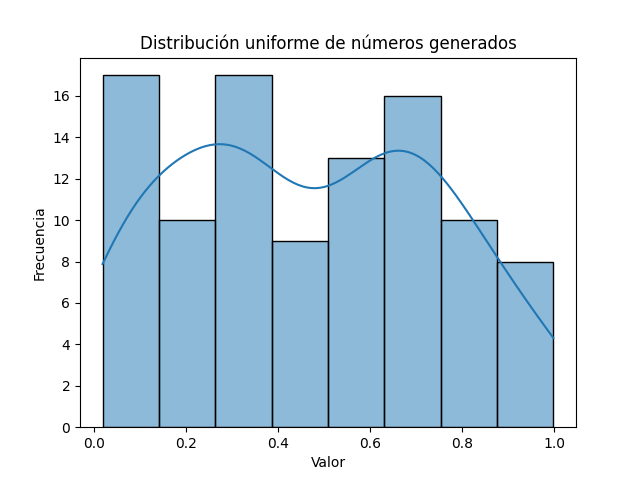

Here is the Python script that generated this plot:
import numpy as np
import seaborn as sns
import matplotlib.pyplot as plt

# Generar 100 números aleatorios con distribución uniforme en el rango [0, 1]
print("Distribución uniforme")
random_values = np.random.uniform(0, 1, 100)

# Calcular la media
media = np.mean(random_values)
print(f'La media de los números generados es: {media:.2f}')

# Calcular la varianza
varianza = np.var(random_values)
print(f'La varianza de los números generados es: {varianza:.2f}')

# Calcular el desvío estándar
desvio_estandar = np.std(random_values)
print(f'El desvío estándar de los números generados es: {desvio_estandar:.2f}')

# Graficar los valores generados
sns.histplot(random_values, kde=True)
plt.title('Distribución uniforme de números generados')
plt.xlabel('Valor')
plt.ylabel('Frecuencia')
plt.show()
